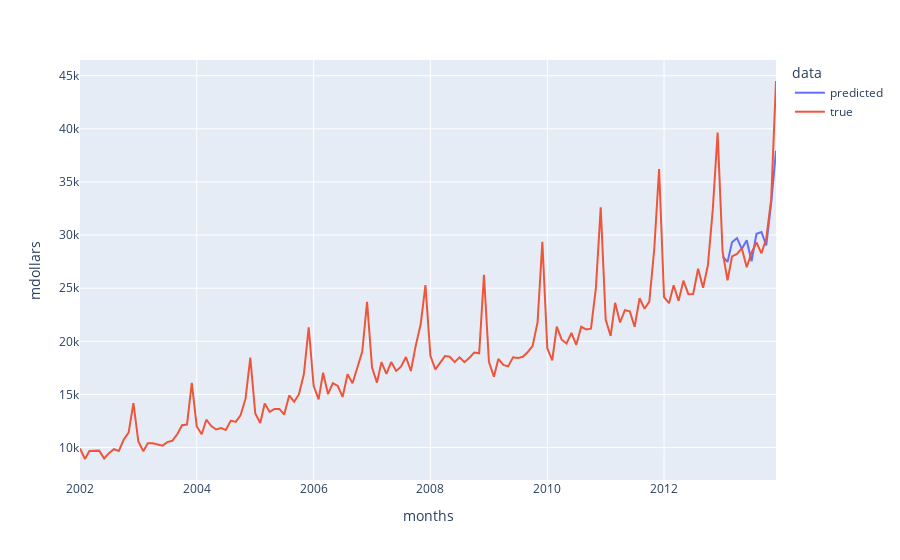

Notebook cell for this chart:
### Code cell
#Vergleich mit den ursprünglichen Daten 2013
shopping_df_2013 = shopping_df
shopping_df_2013['data'] = 'true'
shopping_df_2013['months'] = shopping_df_2013.index

vergleich_2013 = pd.concat([pred_2013, shopping_df_2013], ignore_index=True, axis=0)
fig = px.line(vergleich_2013, x="months", y="mdollars", color='data')
fig.show()

### Figure 1 — Plotly figure (JSON) as saved in the notebook; plotly's stock layout.template omitted (floating-point values rounded to 4 significant figures; data arrays with more than 128 entries replaced by an {"elided": "..."} marker saying what was removed)
{"data": [{"hovertemplate": "data=predicted<br>months=%{x}<br>mdollars=%{y}<extra></extra>", "legendgroup": "predicted", "line": {"color": "#636efa", "dash": "solid"}, "marker": {"symbol": "circle"}, "mode": "lines", "name": "predicted", "orientation": "v", "showlegend": true, "x": ["2013-01-01T00:00:00", "2013-02-01T00:00:00", "2013-03-01T00:00:00", "2013-04-01T00:00:00", "2013-05-01T00:00:00", "2013-06-01T00:00:00", "2013-07-01T00:00:00", "2013-08-01T00:00:00", "2013-09-01T00:00:00", "2013-10-01T00:00:00", "2013-11-01T00:00:00", "2013-12-01T00:00:00"], "xaxis": "x", "y": [27980.0, 27470.0, 29330.0, 29720.0, 28700.0, 29510.0, 27540.0, 30120.0, 30290.0, 29020.0, 33020.0, 37920.0], "yaxis": "y", "type": "scatter"}, {"hovertemplate": "data=true<br>months=%{x}<br>mdollars=%{y}<extra></extra>", "legendgroup": "true", "line": {"color": "#EF553B", "dash": "solid"}, "marker": {"symbol": "circle"}, "mode": "lines", "name": "true", "orientation": "v", "showlegend": true, "x": {"elided": "144 str values"}, "xaxis": "x", "y": {"elided": "144 float values"}, "yaxis": "y", "type": "scatter"}], "layout": {"xaxis": {"anchor": "y", "domain": [0.0, 1.0], "title": {"text": "months"}}, "yaxis": {"anchor": "x", "domain": [0.0, 1.0], "title": {"text": "mdollars"}}, "legend": {"title": {"text": "data"}, "tracegroupgap": 0}, "margin": {"t": 60}}}
